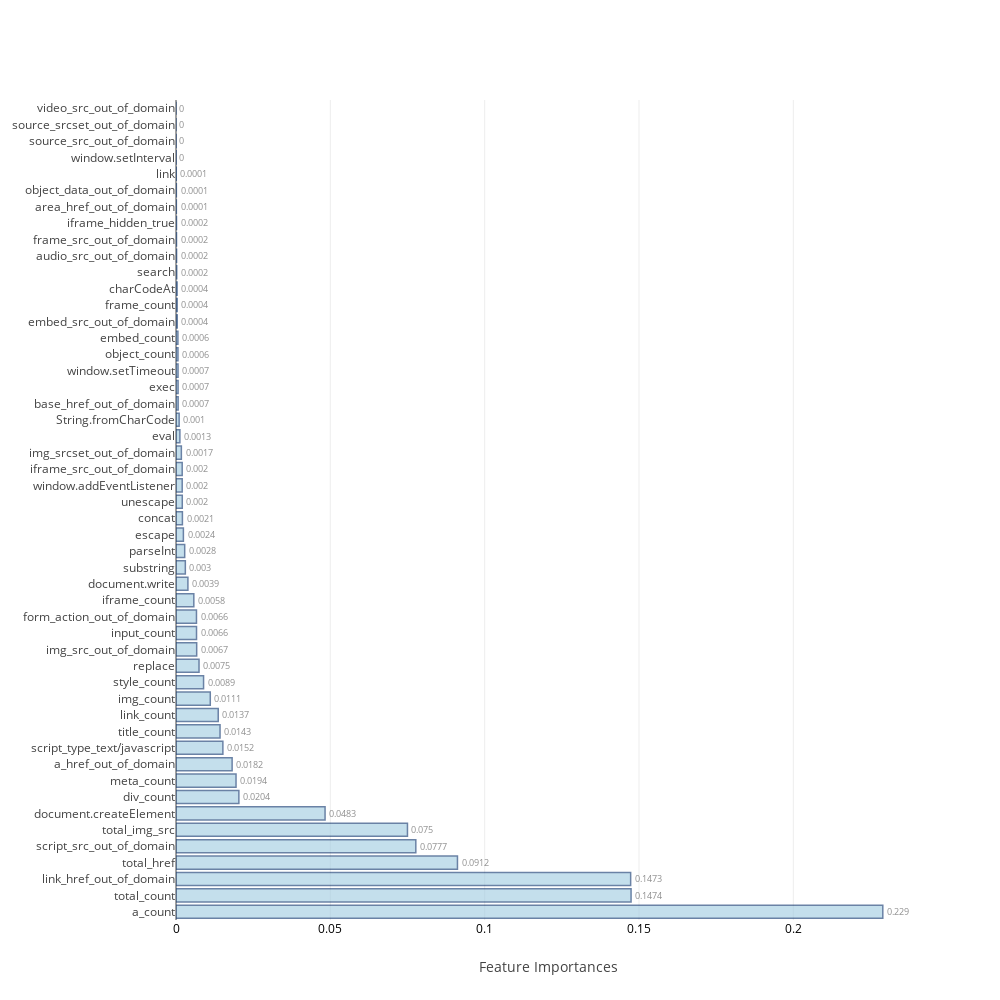
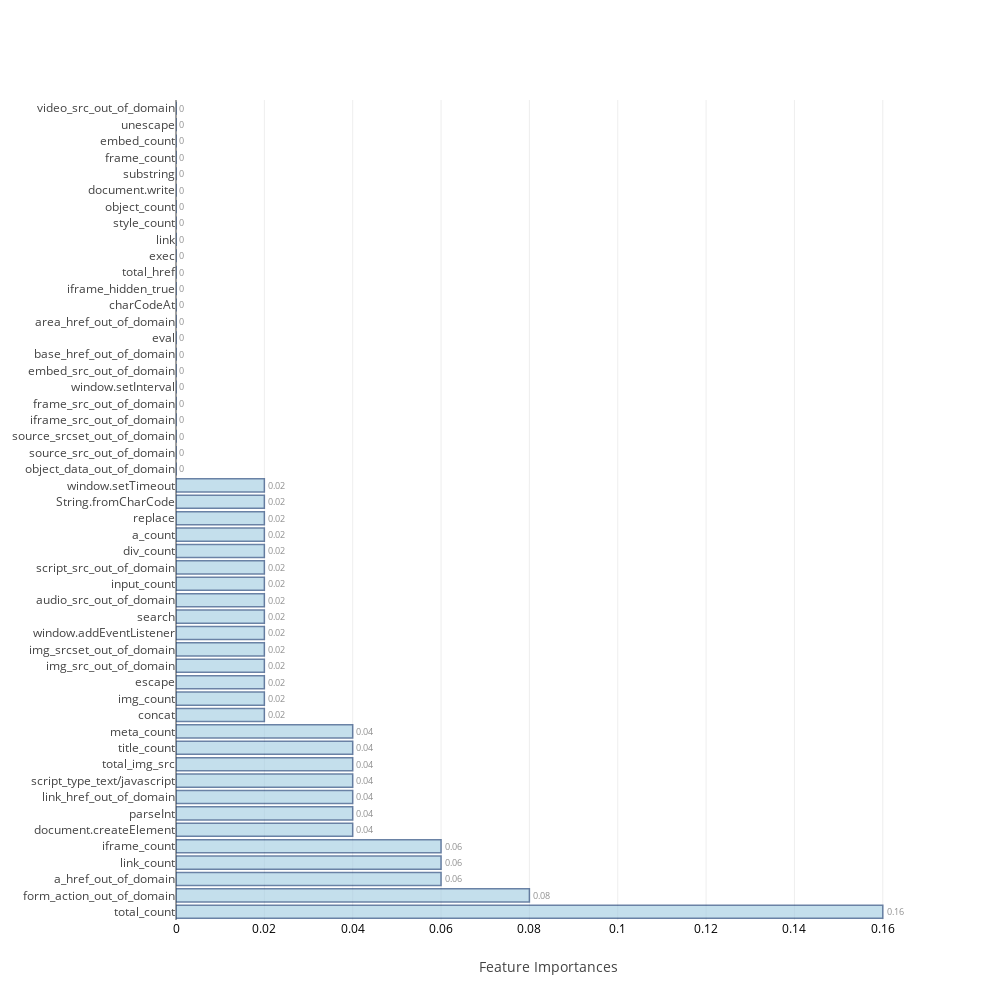

The notebook cell saved with these charts, in order:
### Code cell
## Table to store training and test measures so we can compare later
table_80_80_train=pd.DataFrame(columns=['accuracy','TP','TN','FP','FN','FPR','FNR'])
table_80_80_test=pd.DataFrame(columns=['accuracy','TP','TN','FP','FN','FPR','FNR','auc','mcc'])

feat_imp=[None]*4
j=0
for i in range(0,8):
    if i>=2 and i<=5:
        model,cm_train,cm_test,acc_train,acc_test,roc_auc,feat_imp[j],mcc=f[i](X_train,Y_train,scaled_X_test,test_Y,columns)
        j=j+1
    else:
        model,cm_train,cm_test,acc_train,acc_test,roc_auc,mcc=f[i](X_train,Y_train,scaled_X_test,test_Y)
    table_80_80_train.loc[i]=   ([acc_train,cm_train.TP,cm_train.TN,cm_train.FP,cm_train.FN,cm_train.FPR,cm_train.FNR])
    table_80_80_test.loc[i] =   ([acc_test ,cm_test.TP, cm_test.TN, cm_test.FP, cm_test.FN, cm_test.FPR, cm_test.FNR,roc_auc,mcc])
    print("\n")

### Figure 1 — Plotly figure (JSON) as saved in the notebook; plotly's stock layout.template omitted (floating-point values rounded to 4 significant figures)
{"data": [{"marker": {"color": "rgb(158,202,225)", "line": {"color": "rgb(8,48,107)", "width": 1.5}}, "opacity": 0.6, "orientation": "h", "text": [0.229, 0.1474, 0.1473, 0.0912, 0.0777, 0.075, 0.0483, 0.0204, 0.0194, 0.0182, 0.0152, 0.0143, 0.0137, 0.0111, 0.0089, 0.0075, 0.0067, 0.0066, 0.0066, 0.0058, 0.0039, 0.003, 0.0028, 0.0024, 0.0021, 0.002, 0.002, 0.002, 0.0017, 0.0013, 0.001, 0.0007, 0.0007, 0.0007, 0.0006, 0.0006, 0.0004, 0.0004, 0.0004, 0.0002, 0.0002, 0.0002, 0.0002, 0.0001, 0.0001, 0.0001, 0, 0, 0, 0], "textposition": "outside", "type": "bar", "uid": "0a595368-08ff-4fcf-908f-5d076bf92bab", "x": [0.229, 0.1474, 0.1473, 0.09118, 0.07769, 0.07498, 0.04829, 0.02036, 0.01945, 0.01818, 0.01518, 0.01427, 0.01368, 0.0111, 0.00893, 0.007456, 0.0067, 0.006647, 0.006632, 0.005772, 0.003858, 0.003023, 0.002815, 0.002395, 0.002076, 0.002031, 0.002007, 0.002007, 0.001735, 0.00126, 0.001018, 0.0006936, 0.0006748, 0.0006592, 0.0006364, 0.0006181, 0.0004093, 0.0003865, 0.0003577, 0.0002359, 0.0001866, 0.0001611, 0.0001589, 0.0001163, 0.0001145, 8.836e-05, 4.283e-05, 3.001e-05, 0, 0], "y": ["a_count", "total_count", "link_href_out_of_domain", "total_href", "script_src_out_of_domain", "total_img_src", "document.createElement", "div_count", "meta_count", "a_href_out_of_domain", "script_type_text/javascript", "title_count", "link_count", "img_count", "style_count", "replace", "img_src_out_of_domain", "input_count", "form_action_out_of_domain", "iframe_count", "document.write", "substring", "parseInt", "escape", "concat", "unescape", "window.addEventListener", "iframe_src_out_of_domain", "img_srcset_out_of_domain", "eval", "String.fromCharCode", "base_href_out_of_domain", "exec", "window.setTimeout", "object_count", "embed_count", "embed_src_out_of_domain", "frame_count", "charCodeAt", "search", "audio_src_out_of_domain", "frame_src_out_of_domain", "iframe_hidden_true", "area_href_out_of_domain", "object_data_out_of_domain", "link", "window.setInterval", "source_src_out_of_domain", "source_srcset_out_of_domain", "video_src_out_of_domain"]}], "layout": {"autosize": false, "height": 1000, "width": 1000, "xaxis": {"tickfont": {"color": "black", "size": 12}, "title": "Feature Importances"}, "yaxis": {"automargin": true}}}

### Figure 2 — Plotly figure (JSON) as saved in the notebook; plotly's stock layout.template omitted (floating-point values rounded to 4 significant figures)
{"data": [{"marker": {"color": "rgb(158,202,225)", "line": {"color": "rgb(8,48,107)", "width": 1.5}}, "opacity": 0.6, "orientation": "h", "text": [0.16, 0.08, 0.06, 0.06, 0.06, 0.04, 0.04, 0.04, 0.04, 0.04, 0.04, 0.04, 0.02, 0.02, 0.02, 0.02, 0.02, 0.02, 0.02, 0.02, 0.02, 0.02, 0.02, 0.02, 0.02, 0.02, 0.02, 0, 0, 0, 0, 0, 0, 0, 0, 0, 0, 0, 0, 0, 0, 0, 0, 0, 0, 0, 0, 0, 0, 0], "textposition": "outside", "type": "bar", "uid": "ac05d5b2-f27f-4837-b5d0-59b5f0774a47", "x": [0.16, 0.08, 0.06, 0.06, 0.06, 0.04, 0.04, 0.04, 0.04, 0.04, 0.04, 0.04, 0.02, 0.02, 0.02, 0.02, 0.02, 0.02, 0.02, 0.02, 0.02, 0.02, 0.02, 0.02, 0.02, 0.02, 0.02, 0, 0, 0, 0, 0, 0, 0, 0, 0, 0, 0, 0, 0, 0, 0, 0, 0, 0, 0, 0, 0, 0, 0], "y": ["total_count", "form_action_out_of_domain", "a_href_out_of_domain", "link_count", "iframe_count", "document.createElement", "parseInt", "link_href_out_of_domain", "script_type_text/javascript", "total_img_src", "title_count", "meta_count", "concat", "img_count", "escape", "img_src_out_of_domain", "img_srcset_out_of_domain", "window.addEventListener", "search", "audio_src_out_of_domain", "input_count", "script_src_out_of_domain", "div_count", "a_count", "replace", "String.fromCharCode", "window.setTimeout", "object_data_out_of_domain", "source_src_out_of_domain", "source_srcset_out_of_domain", "iframe_src_out_of_domain", "frame_src_out_of_domain", "window.setInterval", "embed_src_out_of_domain", "base_href_out_of_domain", "eval", "area_href_out_of_domain", "charCodeAt", "iframe_hidden_true", "total_href", "exec", "link", "style_count", "object_count", "document.write", "substring", "frame_count", "embed_count", "unescape", "video_src_out_of_domain"]}], "layout": {"autosize": false, "height": 1000, "width": 1000, "xaxis": {"tickfont": {"color": "black", "size": 12}, "title": "Feature Importances"}, "yaxis": {"automargin": true}}}
